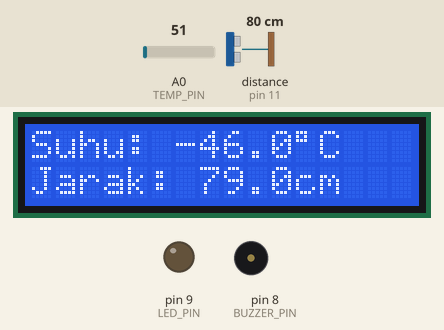
Bench run of a sketch on a simulated Arduino Uno, built with avr-gcc and run on an emulated ATmega328P. Shown: 16×2 character LCD, output pins drawn as LEDs (lit = HIGH), buzzer (waves = sounding). Wiring (inferred from the names in the program): ultrasonic range finder: trigger pin 12; echo pin 11. The inputs (shaded band) are chosen by the test bench; at power-on: distance to the obstacle (sensor on pin 11) 80 cm, A0 (TEMP_PIN) = 51. The echo pulse lasts 58.3 µs per cm; pins used as bus, display or sensor lines are not drawn; what the sketch prints to the serial monitor is not drawn.

Above: at 7.4 s.
7.5 s: distance to the obstacle (sensor on pin 11) set to 23 cm
At 8.4 s:
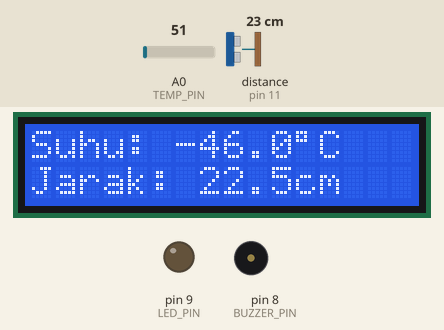
9.1 s: distance to the obstacle (sensor on pin 11) set to 19 cm
At 10.0 s:
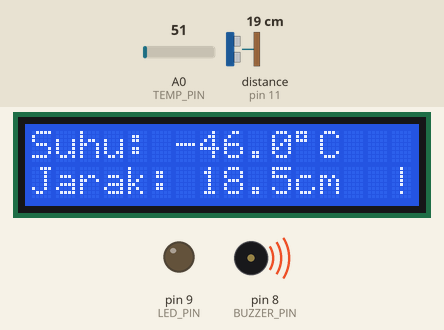
10.8 s: A0 (TEMP_PIN) set to 61
At 11.5 s:
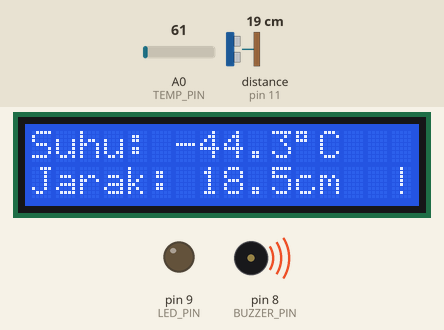
12.5 s: distance to the obstacle (sensor on pin 11) set to 2 cm
At 14.2 s:
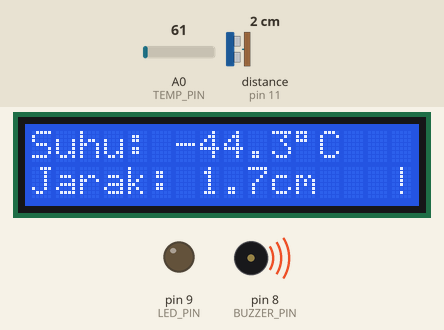
14.5 s: A0 (TEMP_PIN) set to 71
At 15.7 s:
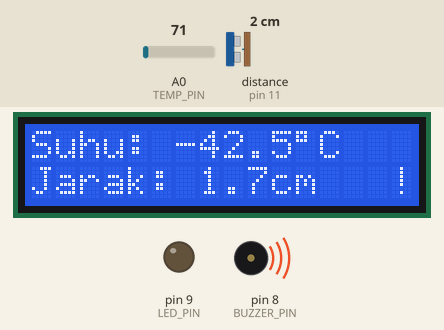
16.2 s: distance to the obstacle (sensor on pin 11) set to 250 cm
At 17.5 s:
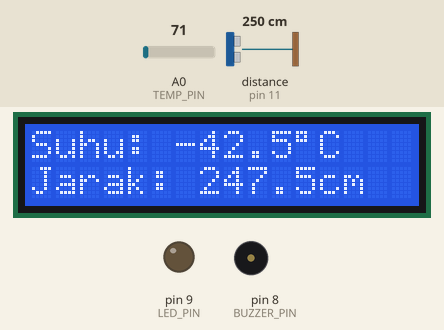
Timing chart, 0 to 18.8 s (numbered marks = the images above; inputs shaded):
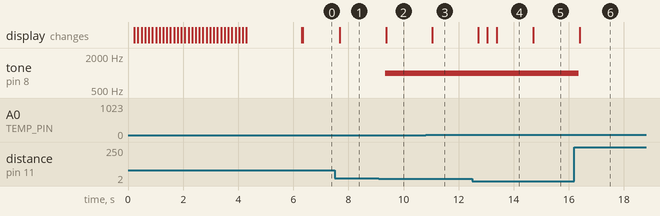

Measured:
- the behaviour switches between 21 and 20 cm on distance to the obstacle (sensor on pin 11) (found by bisection; images 1 and 2)
- after the input at 7.5 s, the display: changes after 0.19 s (image 1)
- after the input at 9.1 s, tone on pin 8 (BUZZER_PIN): silent → 1000 Hz after 0.23 s; the display: changes after 0.27 s (image 2)
- after the input at 10.8 s, the display: changes after 0.24 s (image 3)
- after the input at 12.5 s, the display: changes after 0.21 s (image 4)
- after the input at 14.5 s, the display: changes after 0.21 s (image 5)
- after the input at 16.2 s, tone on pin 8 (BUZZER_PIN): 1000 Hz → silent after 0.16 s; the display: changes after 0.19 s (image 6)

The sketch:

sketch.ino
```cpp
#include <Wire.h>
#include <LiquidCrystal_I2C.h>

#define TRIG_PIN 12
#define ECHO_PIN 11
#define TEMP_PIN A0
#define BUZZER_PIN 8
#define LED_PIN 9

#define DIST_THRESHOLD 20   // cm  → buzzer aktif jika jarak < 20 cm
#define TEMP_THRESHOLD 35.0 // °C  → LED aktif jika suhu > 30 °C

LiquidCrystal_I2C lcd(0x27, 16, 2);

void runningTextDouble(String text0, String text1, int delayMs)
{
    String pad = "                "; // 16 spasi
    String s0 = pad + text0 + pad;
    String s1 = pad + text1 + pad;

    int steps = max(s0.length(), s1.length()) - 16;

    for (int i = 0; i <= steps; i++)
    {
        lcd.setCursor(0, 0);
        lcd.print(s0.substring(i, i + 16));

        lcd.setCursor(0, 1);
        lcd.print(s1.substring(i, i + 16));

        delay(delayMs);
    }
}

float readDistance()
{
    digitalWrite(TRIG_PIN, LOW);
    delayMicroseconds(2);
    digitalWrite(TRIG_PIN, HIGH);
    delayMicroseconds(10);
    digitalWrite(TRIG_PIN, LOW);

    long duration = pulseIn(ECHO_PIN, HIGH, 30000);
    if (duration == 0)
        return -1;
    return duration * 0.034 / 2.0;
}

float readTemperature()
{
    int raw = analogRead(TEMP_PIN);
    float voltage = raw * (5.0 / 1023.0);
    // NTC Wokwi: 0V = -55°C, 5V = 125°C (range 180°C)
    float tempC = (voltage / 5.0) * 180.0 - 55.0;
    return tempC;
}

void setup()
{
    Serial.begin(9600);

    pinMode(TRIG_PIN, OUTPUT);
    pinMode(ECHO_PIN, INPUT);
    pinMode(BUZZER_PIN, OUTPUT);
    pinMode(LED_PIN, OUTPUT);

    lcd.init();
    lcd.backlight();

    lcd.clear();
    runningTextDouble("Bintang Prastyo", "NPM: 2455061007", 100);

    lcd.clear();
    lcd.setCursor(0, 0);
    lcd.print("Bintang Prastyo");
    Serial.println("Bintang Prastyo");
    lcd.setCursor(0, 1);
    lcd.print("NPM: 2455061007");
    Serial.println("NPM: 2455061007");
    delay(2000);

    lcd.clear();
}

void loop()
{
    float tempC = readTemperature();
    float distance = readDistance();

    digitalWrite(LED_PIN, tempC > TEMP_THRESHOLD ? HIGH : LOW);

    if (distance >= 0 && distance < DIST_THRESHOLD)
    {
        tone(BUZZER_PIN, 1000);
    }
    else
    {
        noTone(BUZZER_PIN);
    }

    lcd.setCursor(0, 0);
    lcd.print("Suhu: ");
    lcd.print(tempC, 1);
    lcd.print((char)223); // karakter °
    lcd.print("C");
    // Tanda ! di kolom 15 jika melewati ambang
    lcd.setCursor(14, 0);
    lcd.print(tempC > TEMP_THRESHOLD ? " !" : "  ");

    lcd.setCursor(0, 1);
    lcd.print("Jarak: ");
    if (distance < 0)
    {
        lcd.print("---  ");
    }
    else
    {
        lcd.print(distance, 1);
        lcd.print("cm ");
    }
    lcd.setCursor(14, 1);
    lcd.print((distance >= 0 && distance < DIST_THRESHOLD) ? " !" : "  ");

    Serial.print("Suhu: ");
    Serial.print(tempC, 1);
    Serial.print(" C  |  Jarak: ");
    if (distance < 0)
        Serial.println("timeout");
    else
    {
        Serial.print(distance, 1);
        Serial.println(" cm");
    }

    delay(300);
}
```
